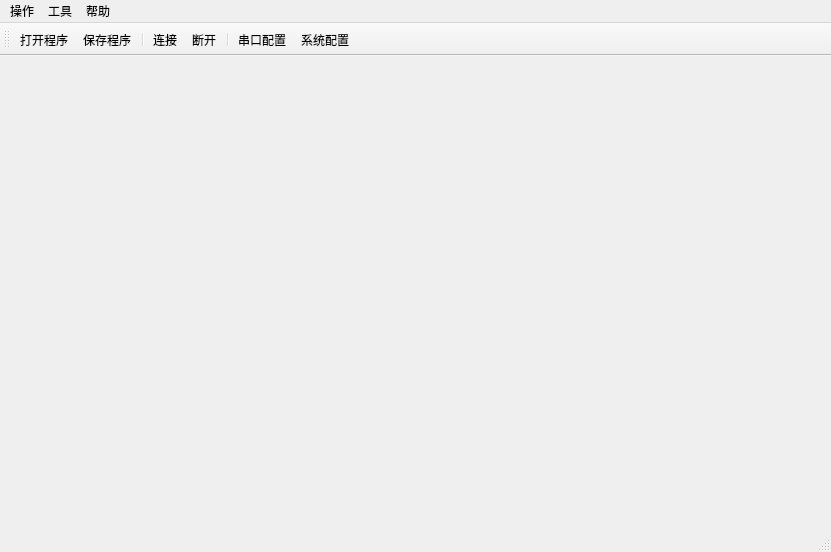
<?xml version="1.0" encoding="UTF-8"?>
<ui version="4.0">
 <class>MainWindow</class>
 <widget class="QMainWindow" name="MainWindow">
  <property name="geometry">
   <rect>
    <x>0</x>
    <y>0</y>
    <width>831</width>
    <height>552</height>
   </rect>
  </property>
  <property name="windowTitle">
   <string>Simple Terminal</string>
  </property>
  <widget class="QWidget" name="centralWidget">
   <layout class="QVBoxLayout" name="verticalLayout"/>
  </widget>
  <widget class="QMenuBar" name="menuBar">
   <property name="geometry">
    <rect>
     <x>0</x>
     <y>0</y>
     <width>831</width>
     <height>23</height>
    </rect>
   </property>
   <widget class="QMenu" name="menuCalls">
    <property name="title">
     <string>操作</string>
    </property>
    <addaction name="actionOpenProg"/>
    <addaction name="actionSaveProg"/>
    <addaction name="actionConnect"/>
    <addaction name="actionDisconnect"/>
    <addaction name="separator"/>
    <addaction name="actionQuit"/>
   </widget>
   <widget class="QMenu" name="menuTools">
    <property name="title">
     <string>工具</string>
    </property>
    <addaction name="actionConfigure"/>
    <addaction name="actionSystem"/>
   </widget>
   <widget class="QMenu" name="menuHelp">
    <property name="title">
     <string>帮助</string>
    </property>
    <addaction name="actionAbout"/>
   </widget>
   <addaction name="menuCalls"/>
   <addaction name="menuTools"/>
   <addaction name="menuHelp"/>
  </widget>
  <widget class="QStatusBar" name="statusBar"/>
  <widget class="QToolBar" name="toolBar">
   <property name="windowTitle">
    <string>toolBar</string>
   </property>
   <attribute name="toolBarArea">
    <enum>TopToolBarArea</enum>
   </attribute>
   <attribute name="toolBarBreak">
    <bool>false</bool>
   </attribute>
   <addaction name="actionOpenProg"/>
   <addaction name="actionSaveProg"/>
   <addaction name="separator"/>
   <addaction name="actionConnect"/>
   <addaction name="actionDisconnect"/>
   <addaction name="separator"/>
   <addaction name="actionConfigure"/>
   <addaction name="actionSystem"/>
  </widget>
  <action name="actionAbout">
   <property name="text">
    <string>关于</string>
   </property>
   <property name="toolTip">
    <string>About program</string>
   </property>
   <property name="shortcut">
    <string>Alt+A</string>
   </property>
  </action>
  <action name="actionAboutQt">
   <property name="text">
    <string>About Qt</string>
   </property>
  </action>
  <action name="actionConnect">
   <property name="icon">
    <iconset resource="tuner.qrc">
     <normaloff>:/images/connect.png</normaloff>:/images/connect.png</iconset>
   </property>
   <property name="text">
    <string>连接</string>
   </property>
   <property name="toolTip">
    <string>连接</string>
   </property>
   <property name="statusTip">
    <string>开启串口通信</string>
   </property>
   <property name="shortcut">
    <string>Ctrl+O</string>
   </property>
  </action>
  <action name="actionDisconnect">
   <property name="icon">
    <iconset resource="tuner.qrc">
     <normaloff>:/images/disconnect.png</normaloff>:/images/disconnect.png</iconset>
   </property>
   <property name="text">
    <string>断开</string>
   </property>
   <property name="toolTip">
    <string>断开</string>
   </property>
   <property name="statusTip">
    <string>断开串口通信</string>
   </property>
   <property name="shortcut">
    <string>Ctrl+D</string>
   </property>
  </action>
  <action name="actionConfigure">
   <property name="icon">
    <iconset resource="tuner.qrc">
     <normaloff>:/images/settings.png</normaloff>:/images/settings.png</iconset>
   </property>
   <property name="text">
    <string>串口配置</string>
   </property>
   <property name="toolTip">
    <string>配置串口参数</string>
   </property>
   <property name="shortcut">
    <string>Alt+C</string>
   </property>
  </action>
  <action name="actionQuit">
   <property name="icon">
    <iconset resource="tuner.qrc">
     <normaloff>:/images/application-exit.png</normaloff>:/images/application-exit.png</iconset>
   </property>
   <property name="text">
    <string>退出</string>
   </property>
  </action>
  <action name="actionSystem">
   <property name="icon">
    <iconset resource="tuner.qrc">
     <normaloff>:/images/clear.png</normaloff>:/images/clear.png</iconset>
   </property>
   <property name="text">
    <string>系统配置</string>
   </property>
   <property name="shortcut">
    <string>Alt+S</string>
   </property>
  </action>
  <action name="actionOpenProg">
   <property name="icon">
    <iconset resource="tuner.qrc">
     <normaloff>:/images/connect.png</normaloff>:/images/connect.png</iconset>
   </property>
   <property name="text">
    <string>打开程序</string>
   </property>
  </action>
  <action name="actionSaveProg">
   <property name="icon">
    <iconset resource="tuner.qrc">
     <normaloff>:/images/disconnect.png</normaloff>:/images/disconnect.png</iconset>
   </property>
   <property name="text">
    <string>保存程序</string>
   </property>
  </action>
 </widget>
 <layoutdefault spacing="6" margin="11"/>
 <resources>
  <include location="tuner.qrc"/>
 </resources>
 <connections/>
</ui>
